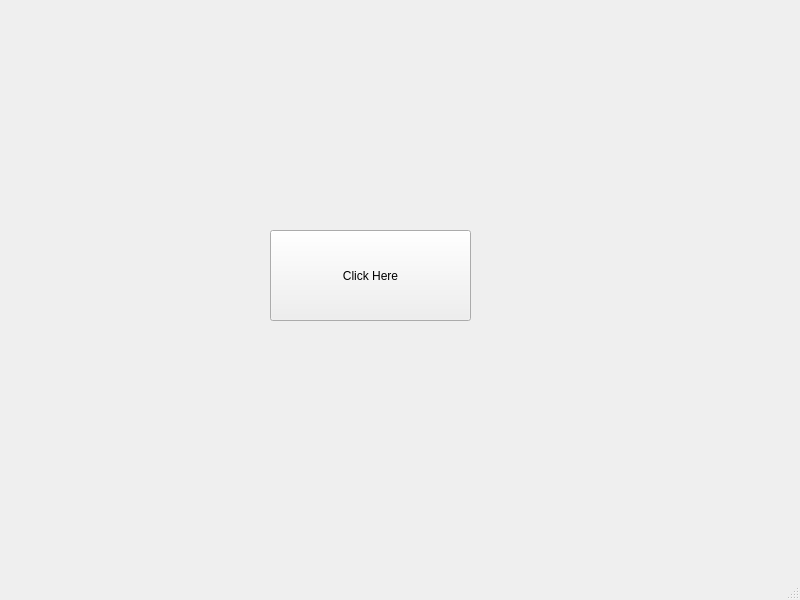
<?xml version="1.0" encoding="UTF-8"?>
<ui version="4.0">
 <class>home</class>
 <widget class="QMainWindow" name="home">
  <property name="geometry">
   <rect>
    <x>0</x>
    <y>0</y>
    <width>800</width>
    <height>600</height>
   </rect>
  </property>
  <property name="windowTitle">
   <string>home</string>
  </property>
  <property name="autoFillBackground">
   <bool>false</bool>
  </property>
  <widget class="QWidget" name="centralwidget">
   <widget class="QPushButton" name="okButton">
    <property name="geometry">
     <rect>
      <x>270</x>
      <y>230</y>
      <width>201</width>
      <height>91</height>
     </rect>
    </property>
    <property name="text">
     <string>Click Here</string>
    </property>
   </widget>
  </widget>
  <widget class="QMenuBar" name="menubar">
   <property name="geometry">
    <rect>
     <x>0</x>
     <y>0</y>
     <width>800</width>
     <height>21</height>
    </rect>
   </property>
  </widget>
  <widget class="QStatusBar" name="statusbar"/>
 </widget>
 <resources/>
 <connections/>
</ui>
